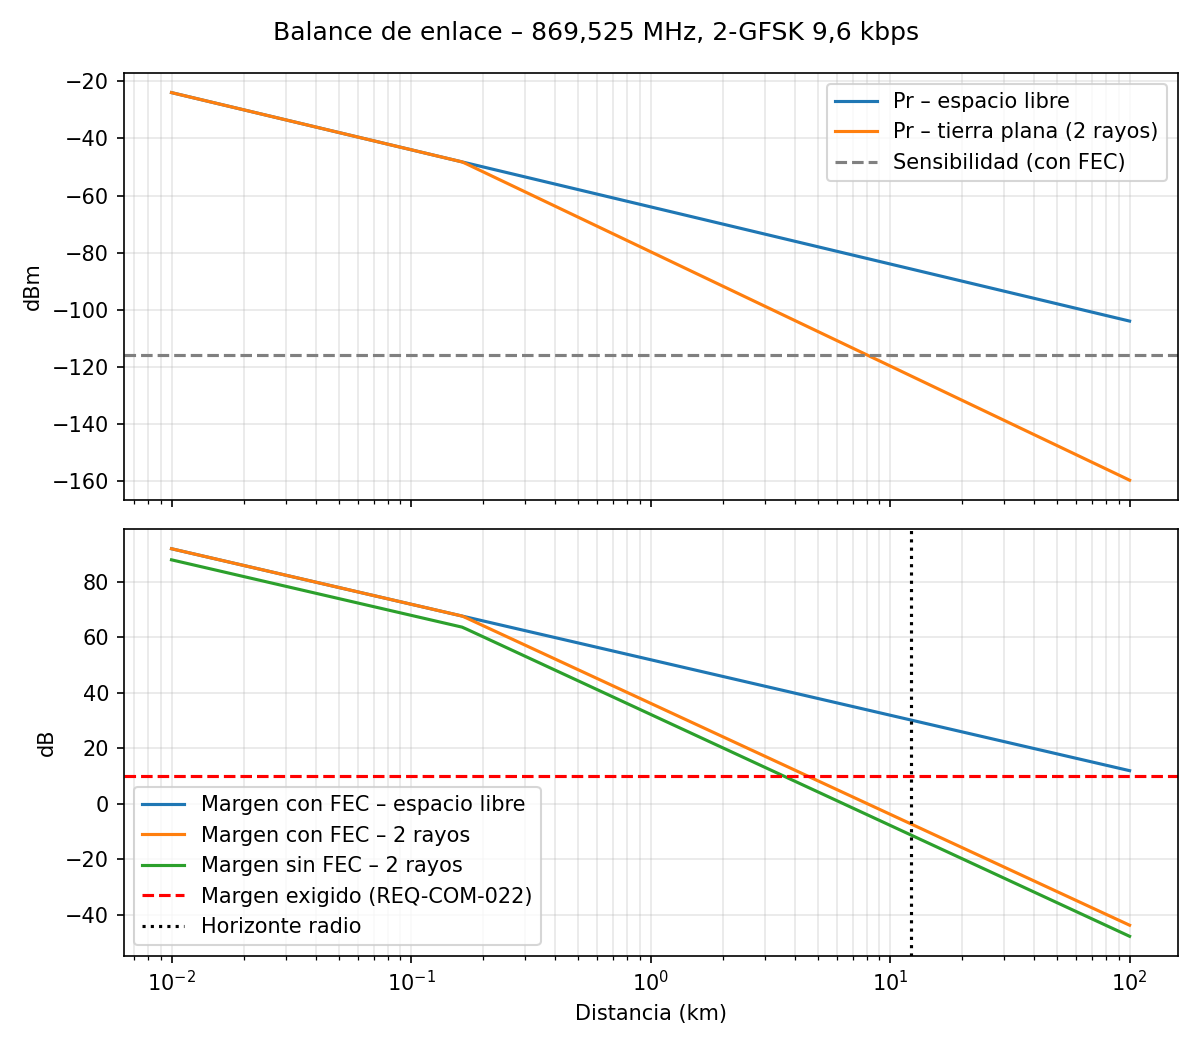

Source code (Python):
"""
Balance de enlace del sistema de telemetría a 869,525 MHz.

Calcula, frente a la distancia:
  - potencia recibida (dBm)
  - Eb/N0 disponible (dB)
  - margen frente al Eb/N0 requerido (sin y con FEC)
con dos modelos de propagación (espacio libre y tierra plana de 2 rayos),
y además el horizonte radioeléctrico y el radio de la 1.ª zona de Fresnel.

Uso:
    python link_budget.py            -> imprime tabla y guarda link_budget.png
Todos los parámetros están en PARAMS: cámbialos y vuelve a ejecutar.
"""
from dataclasses import dataclass, asdict
import math

import numpy as np
import matplotlib.pyplot as plt
from scipy.special import erfc  # noqa: F401  (por si quieres BER coherente)

C = 299_792_458.0  # m/s
K_DBM_HZ = -174.0  # kT a 290 K en dBm/Hz


@dataclass
class Params:
    # --- Frecuencia y modulación ---
    f_hz: float = 869.525e6        # sub-banda P (869,40–869,65 MHz): 500 mW ERP, 10 % ciclo
    bitrate_bps: float = 9600      # 2-GFSK
    # --- Transmisor (Heltec V3, SX1262) ---
    p_tx_dbm: float = 20.0         # potencia de salida configurada
    l_tx_cable_db: float = 0.5     # pigtail IPX->SMA + conector de panel
    g_tx_dbi: float = 2.0          # monopolo λ/4 (aprox.)
    # --- Receptor (Yagi + RTL-SDR V4) ---
    g_rx_dbi: float = 7.0          # Yagi 868 MHz según fabricante
    l_rx_cable_db: float = 1.2     # 1 m RG316 (~0,9 dB) + adaptador N-SMA (~0,3 dB)
    nf_rx_db: float = 6.0          # figura de ruido estimada del RTL-SDR V4
    # --- Requisitos de demodulación ---
    ebn0_req_nofec_db: float = 13.4  # 2-FSK no coherente, BER = 1e-5 (teórico)
    fec_gain_db: float = 4.0         # ganancia estimada de RS(255,223) acortado
    implementation_loss_db: float = 3.0  # pérdidas reales del demodulador SDR
    fade_margin_target_db: float = 10.0  # margen exigido (REQ-COM-022)
    # --- Geometría ---
    h_tx_m: float = 1.5            # altura del transmisor
    h_rx_m: float = 3.0            # altura de la estación (trípode/terraza)

    @property
    def eirp_dbm(self) -> float:
        return self.p_tx_dbm - self.l_tx_cable_db + self.g_tx_dbi

    @property
    def erp_mw(self) -> float:
        # ERP = EIRP - 2,15 dB
        return 10 ** ((self.eirp_dbm - 2.15) / 10)


def fspl_db(d_m, f_hz):
    """Pérdida en espacio libre (Friis)."""
    return 20 * np.log10(4 * np.pi * d_m * f_hz / C)


def two_ray_db(d_m, f_hz, h_tx_m, h_rx_m):
    """Modelo de tierra plana (2 rayos): a partir de la distancia de ruptura
    la pérdida crece 40 dB/década. Por debajo se usa espacio libre."""
    lam = C / f_hz
    d_break = 4 * h_tx_m * h_rx_m / lam
    pl_2ray = 40 * np.log10(d_m) - 20 * np.log10(h_tx_m * h_rx_m)
    return np.where(d_m < d_break, fspl_db(d_m, f_hz), np.maximum(pl_2ray, fspl_db(d_m, f_hz)))


def radio_horizon_km(h_tx_m, h_rx_m):
    """Horizonte radioeléctrico con k = 4/3."""
    return 4.12 * (math.sqrt(h_tx_m) + math.sqrt(h_rx_m))


def fresnel1_m(d_m, f_hz):
    """Radio de la 1.ª zona de Fresnel en el punto medio."""
    lam = C / f_hz
    return 0.5 * np.sqrt(lam * d_m)


def budget(p: Params, d_m, model="fspl"):
    pl = fspl_db(d_m, p.f_hz) if model == "fspl" else two_ray_db(d_m, p.f_hz, p.h_tx_m, p.h_rx_m)
    pr_dbm = p.eirp_dbm - pl + p.g_rx_dbi - p.l_rx_cable_db
    n0_dbm_hz = K_DBM_HZ + p.nf_rx_db
    ebn0_db = pr_dbm - n0_dbm_hz - 10 * np.log10(p.bitrate_bps)
    req_nofec = p.ebn0_req_nofec_db + p.implementation_loss_db
    req_fec = req_nofec - p.fec_gain_db
    return {
        "pr_dbm": pr_dbm,
        "ebn0_db": ebn0_db,
        "margin_nofec_db": ebn0_db - req_nofec,
        "margin_fec_db": ebn0_db - req_fec,
        "sensitivity_dbm": n0_dbm_hz + 10 * np.log10(p.bitrate_bps) + req_fec,
    }


def main():
    p = Params()
    print("Parámetros:")
    for k, v in asdict(p).items():
        print(f"  {k:28s} {v}")
    print(f"  {'EIRP (dBm)':28s} {p.eirp_dbm:.1f}")
    print(f"  {'ERP (mW)':28s} {p.erp_mw:.0f}  (límite sub-banda P: 500 mW)")

    d = np.logspace(1, np.log10(100e3), 400)  # 10 m – 100 km
    r = budget(p, d)
    r2 = budget(p, d, model="2ray")
    print(f"\nSensibilidad estimada con FEC: {r['sensitivity_dbm']:.1f} dBm")
    print(f"Horizonte radioeléctrico: {radio_horizon_km(p.h_tx_m, p.h_rx_m):.1f} km\n")

    print(f"{'d (km)':>8} {'Pr libre':>9} {'Pr 2 rayos':>11} {'Margen FEC libre':>17} {'Margen FEC 2 rayos':>19} {'Fresnel (m)':>12}")
    for dk in [0.1, 0.5, 1, 2, 5, 10]:
        x = np.array([dk * 1e3])
        a, b = budget(p, x), budget(p, x, model="2ray")
        print(f"{dk:8.1f} {a['pr_dbm'][0]:9.1f} {b['pr_dbm'][0]:11.1f} "
              f"{a['margin_fec_db'][0]:17.1f} {b['margin_fec_db'][0]:19.1f} "
              f"{fresnel1_m(dk * 1e3, p.f_hz):12.1f}")

    fig, (ax1, ax2) = plt.subplots(2, 1, figsize=(8, 7), sharex=True)
    ax1.semilogx(d / 1e3, r["pr_dbm"], label="Pr – espacio libre")
    ax1.semilogx(d / 1e3, r2["pr_dbm"], label="Pr – tierra plana (2 rayos)")
    ax1.axhline(r["sensitivity_dbm"], ls="--", color="gray", label="Sensibilidad (con FEC)")
    ax1.set_ylabel("dBm")
    ax1.legend()
    ax1.grid(True, which="both", alpha=0.3)

    ax2.semilogx(d / 1e3, r["margin_fec_db"], label="Margen con FEC – espacio libre")
    ax2.semilogx(d / 1e3, r2["margin_fec_db"], label="Margen con FEC – 2 rayos")
    ax2.semilogx(d / 1e3, r2["margin_nofec_db"], label="Margen sin FEC – 2 rayos")
    ax2.axhline(p.fade_margin_target_db, ls="--", color="red", label="Margen exigido (REQ-COM-022)")
    ax2.axvline(radio_horizon_km(p.h_tx_m, p.h_rx_m), ls=":", color="k", label="Horizonte radio")
    ax2.set_xlabel("Distancia (km)")
    ax2.set_ylabel("dB")
    ax2.legend()
    ax2.grid(True, which="both", alpha=0.3)
    fig.suptitle("Balance de enlace – 869,525 MHz, 2-GFSK 9,6 kbps ")
    fig.tight_layout()
    fig.savefig("link_budget.png", dpi=150)
    print("\nGráfica guardada en link_budget.png")


if __name__ == "__main__":
    main()
